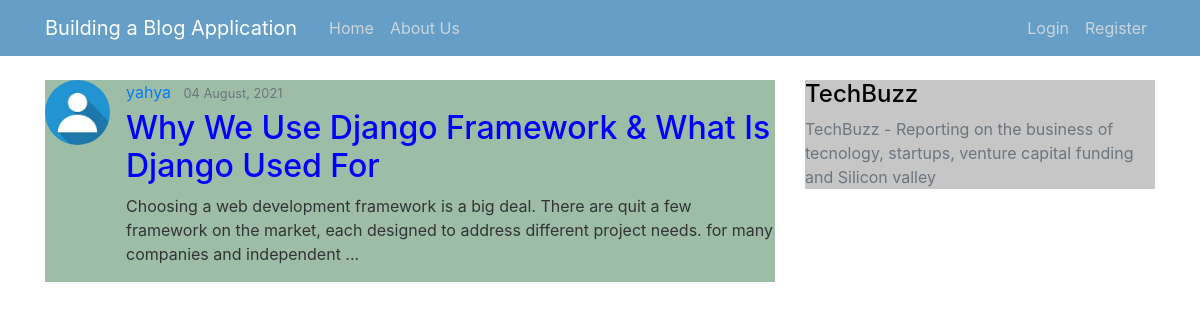
Screenshot of /post/9/ with the database file from the repository.
### blog/models.py (models this page shows, shortened)
class Post(models.Model):
    title = models.CharField(max_length=100)
    content = models.TextField()
    date_posted = models.DateTimeField(default=timezone.now)
    author = models.ForeignKey(User,on_delete=models.CASCADE)

### users/models.py (models this page shows, shortened)
class Profile(models.Model):
    user = models.OneToOneField(User, on_delete=models.CASCADE)
    image = models.ImageField(default='default.jpg', upload_to='profile_pics')

### blog/views.py (the view)
# urls.py: path('post/<int:pk>/', PostDetailView.as_view(), name='post-detail'),
class PostDetailView(DetailView):
    model = Post
    template_name = 'blog/details.html'
    context_object_name = 'post'

### blog/templates/blog/details.html (shortened to what this page needs)
{% extends "blog/base.html" %}
{% block content %}
  <article style="background:#9dbda7;" class="media content-section">
    <img src="{{ post.author.profile.image.url }}" class="rounded-circle article-img">
    <div class="media-body">
      <div class="article-metadata">
        <a class="mr-2" href="{% url 'user-posts' post.author.username%}">{{ post.author }}</a>
        <small class="text-muted">{{ post.date_posted|date:"d F, Y" }}</small>
      </div>
      <h2 class="article-title">{{ post.title }}</h2>
      <p class="article-content">{{ post.content }}</p>
    </div>
  </article>
{% endblock content %}

### blog/templates/blog/base.html (style rules this page uses)
body { background: black; color: #333333; margin-top: 5rem; }
h1, h2, h3, h4, h5, h6 { color: blue; }
.content-section { background: #ffffff; margin-bottom: 5px; }
.article-title { color: blue; }
.article-content { white-space: pre-line; }
.article-img { height: 65px; width: 65px; margin-right: 16px; }
.article-metadata { padding-bottom: 1px; margin-bottom: 4px; }

### rows the page displays
Post: author.profile.image (placeholder picture), author "yahya", date_posted "04 August, 2021", title "Why We Use Django Framework & What Is Django Used For", content "Choosing a web development framework is a big deal. There are quit a few framework on the market, each designed to address different project needs. for many companies and independent ..."
